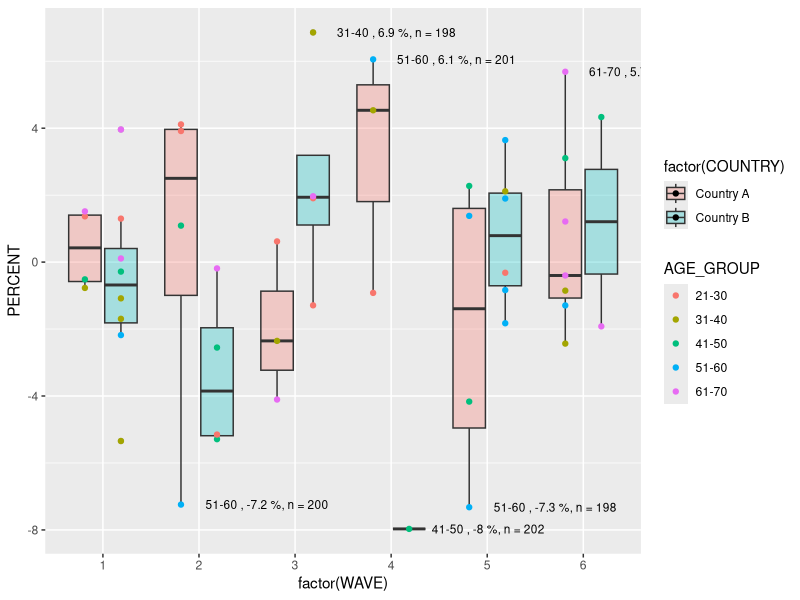
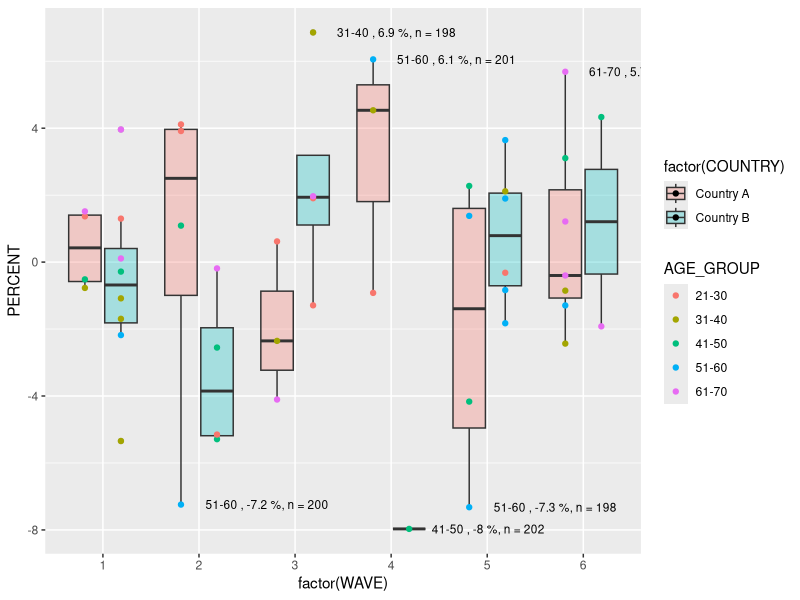

Reproduce these figures in R, in order.
    library(ggplot2)
    set.seed(42)

    PERCENT   <- rnorm(50, sd = 3)
    WAVE      <- sample(6, 50, replace = TRUE)
    AGE_GROUP <- rep(c("21-30", "31-40", "41-50", "51-60", "61-70"), 10)
    COUNTRY   <- rep(c("Country A", "Country B"), 25)
    N         <- rnorm(50, mean = 200, sd = 2)

    df <- data.frame(PERCENT, WAVE, AGE_GROUP, COUNTRY, N)

    ggplot(df) +
      aes(x = factor(WAVE),
          y = PERCENT,
          fill = factor(COUNTRY)) +
      geom_boxplot(alpha = 0.3) +
      geom_point(aes(color = AGE_GROUP, group = factor(COUNTRY)), position = position_dodge(width=0.75)) + 

      geom_text(aes(group = interaction(WAVE, COUNTRY),
                    label = ifelse(test = PERCENT > median(PERCENT) + 1.5*IQR(PERCENT)|PERCENT < median(PERCENT) -1.5*IQR(PERCENT),
                                   yes  = paste(AGE_GROUP, ",", round(PERCENT, 1), "%, n =", round(N, 0)),
                                   no   = '')),
                position = position_dodge(width = 0.75),
                hjust = -.2,
                size = 3)
  


ggsave("so.png")
